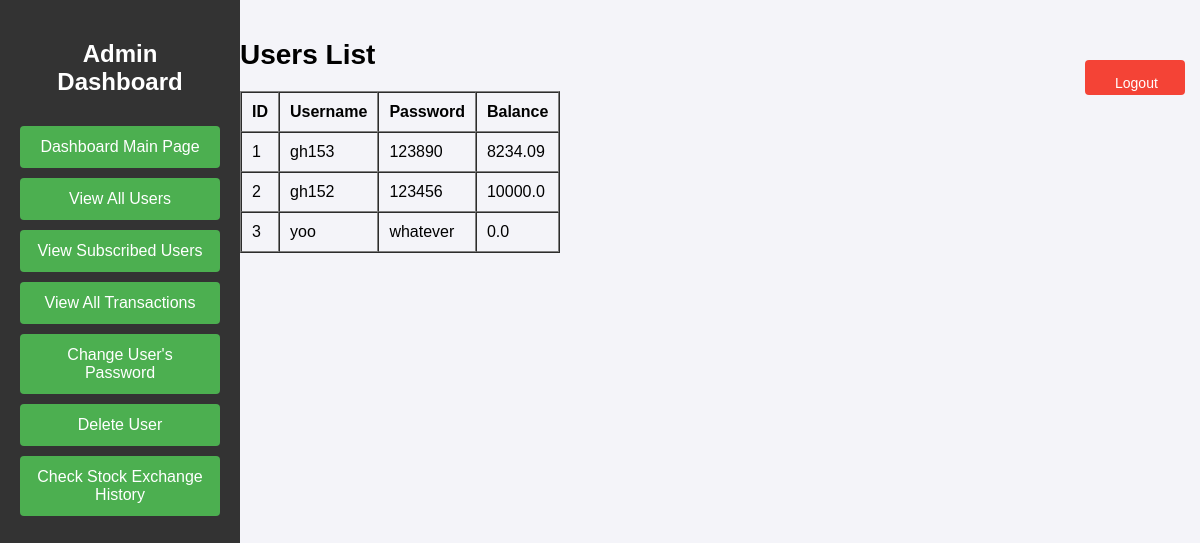
Screenshot of /view_users with the database file from the repository.
### tables this page shows
CREATE TABLE users (
            id INTEGER PRIMARY KEY AUTOINCREMENT,
            username TEXT NOT NULL UNIQUE,
            password TEXT NOT NULL,
            balance REAL DEFAULT 0
        );

### app/routes.py (the view)
@bp.route('/view_users')
def view_users():
    users = admin_view_users()
    return render_template('view_users.html', users=users)

### app/database_helper.py (called while the page is built)
def admin_view_users():
    conn = sqlite3.connect(DB_NAME)
    cursor = conn.cursor()
    cursor.execute('SELECT * FROM users')
    users = cursor.fetchall()  # Fetch all records
    conn.close()
    return users

### app/templates/view_users.html (shortened to what this page needs)
<!DOCTYPE html>
<html lang="en">
<head>
    <link rel="stylesheet" href="{{ url_for('static', filename='style.css') }}">
</head>
<body>
    <button style="width: 100px; height:35px;" class="logout-button" onclick="window.location.href='{{ url_for('auth.logout') }}'">Logout</button>
    <div class="sidebar">
        <h2>Admin Dashboard</h2>
        <form action="{{ url_for('main.admin_dashboard') }}" method="get">
            <button type="submit" class="sidebar-button">Dashboard Main Page</button>
        </form>
        <form action="{{ url_for('main.view_users') }}" method="get">
            <button type="submit" class="sidebar-button">View All Users</button>
        </form>
        <form action="{{ url_for('main.view_subscribed_users') }}" method="get">
            <button type="submit" class="sidebar-button">View Subscribed Users</button>
        </form>
        <form action="{{ url_for('main.view_transactions') }}" method="get">
            <button type="submit" class="sidebar-button">View All Transactions</button>
        </form>
        <form action="{{ url_for('main.change_user_password') }}" method="get">
            <button type="submit" class="sidebar-button">Change User's Password</button>
        </form>
        <form action="{{ url_for('main.delete_user') }}" method="get">
            <button type="submit" class="sidebar-button">Delete User</button>
        </form>
        <form action="{{ url_for('main.stock_record_analysis') }}" method="get">
            <button type="submit" class="sidebar-button">Check Stock Exchange History</button>
        </form>
    </div>
    <div class="content">
        <h1>Users List</h1>
        <table border="1" cellpadding="10" cellspacing="0" class="user-table">
            <thead>
                <tr>
                    <th>ID</th>
                    <th>Username</th>
                    <th>Password</th>
                    <th>Balance</th>
                </tr>
            </thead>
            <tbody>
                {% for user in users %}
                    <tr>
                        <td>{{ user[0] }}</td>
                        <td>{{ user[1] }}</td>
                        <td>{{ user[2] }}</td>
                        <td>{{ user[3] }}</td>
                    </tr>
                {% endfor %}
            </tbody>
        </table>
    </div>
</body>
</html>

### app/static/style.css (style rules this page uses)
body { font-family: Arial, sans-serif; background-color: #f4f4f9; margin: 0; padding: 0; }
.sidebar { width: 200px; background-color: #333; position: fixed; top: 0; left: 0; height: 100%; color: white; padding: 20px; }
.sidebar h2 { text-align: center; color: #fff; }
.content { margin-left: 220px; padding: 20px; position: relative; }
h1 { font-size: 28px; margin-bottom: 20px; }
button { width: 100%; padding: 12px; background-color: #4CAF50; border: none; border-radius: 4px; color: white; font-size: 16px; cursor: pointer; margin-top: 10px; transition: background-color 0.3s; }
.logout-button { position: absolute; top: 50px; right: 15px; padding: 15px 30px; background-color: #f44336; color: white; font-size: 14px; border: none; border-radius: 4px; cursor: pointer; transition: background-color 0.3s; z-index: 10; }

### rows the page displays
users: id "1", username "gh153", password "123890", balance "8234.09"
users: id "2", username "gh152", password "123456", balance "10000.0"
users: id "3", username "yoo", password "whatever", balance "0.0"
